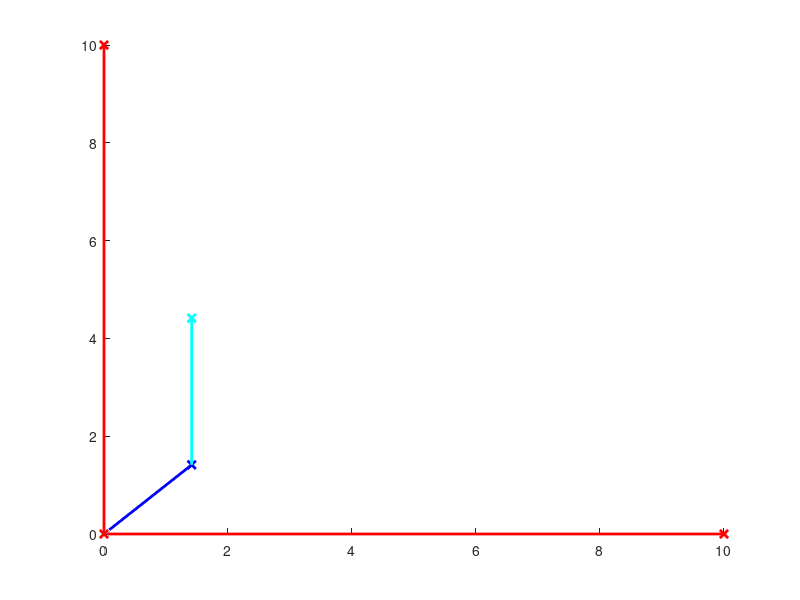

The MATLAB script that drew this image:
clc; clear all; close all;

%MARCO DE REFERENCIA FIJO AL CUERPO%
p1 = [10 0 0]';
p2 = [0 10 0]';
p3 = [0 0 10]';

plot3(p1(1),p1(2),p1(3), 'x', 'color', 'red', 'LineWidth',2);hold on;
plot3(p2(1),p2(2),p2(3), 'x', 'color', 'red', 'LineWidth',2);hold on;
plot3(p3(1),p3(2),p3(3), 'x', 'color', 'red', 'LineWidth',2),hold on;

line([0,p1(1)],[0,p1(2)],[0,p1(3)],'color','red','Linewidth', 2); hold on;
line([0,p2(1)],[0,p2(2)],[0,p2(3)],'color','red','Linewidth', 2); hold on;
line([0,p3(1)],[0,p3(2)],[0,p3(3)],'color','red','Linewidth', 2); hold on;
view(2)

L1 = 2 ; L2 = 3; q2 = 90; q1 = 45;

p1A = [L1, 0, 0]';
p2A = [L2, 0, 0]';
Rz1 = [cosd(q1) -sind(q1) 0;
        sind(q1) cosd(q1) 0;
        0 0 1] ;
Rz2 = [cosd(q2) -sind(q2) 0;
        sind(q2) cosd(q2) 0;
        0 0 1] ;
ceros = [0 0 0]';

H0A = [Rz1 , ceros
        0 0 0 1]
    
HAB = [eye(3,3), p1A
        0 0 0 1]
    
HBC = [Rz2 , ceros
        0 0 0 1]
    
HCF = [eye(3,3), p2A
        0 0 0 1]
    
H0B = H0A * HAB
HBF = HBC * HCF
H0F = H0B + HBF

posx = H0F(1,4)
posy = H0F(2,4)
posz = H0F(3,4)
 
 
 p1B = Rz1 * p1A;
 
 plot3(p1B(1),p1B(2),p1B(3), 'x', 'color', 'blue', 'LineWidth',2);hold on;
line([0,p1B(1)],[0,p1B(2)],[0,p1B(3)],'color','blue','Linewidth', 2); hold on;

p1C = p1B + Rz2 * p2A;

plot3(p1C(1),p1C(2),p1C(3), 'x', 'color', 'cyan', 'LineWidth',2);hold on;
line([p1B(1),p1C(1)],[p1B(2),p1C(2)],[p1B(3),p1C(3)],'color','cyan','Linewidth', 2); hold on;
